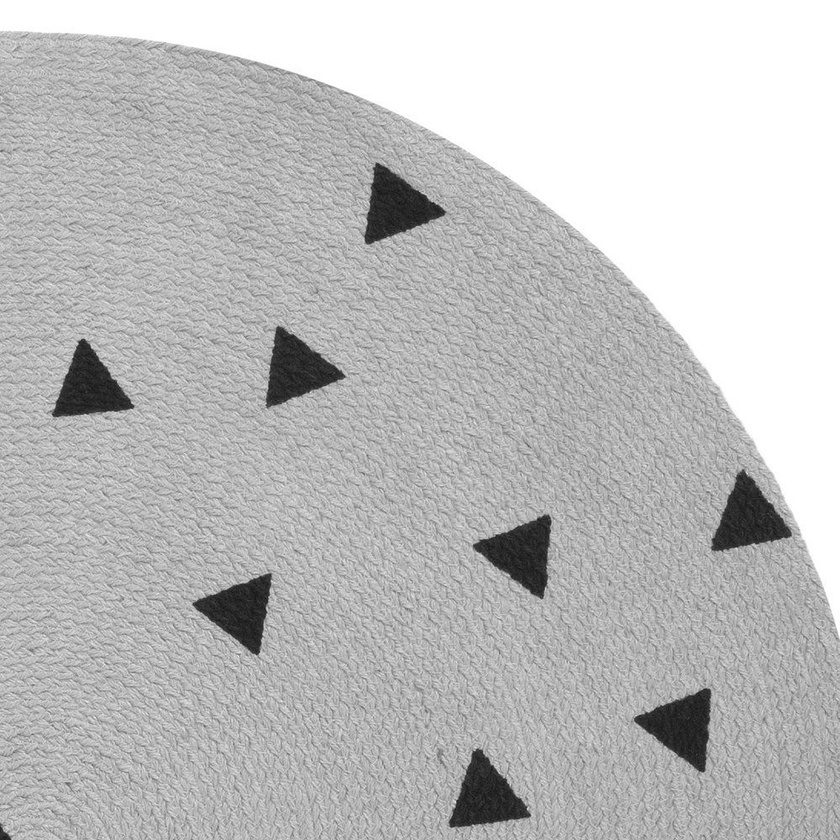
#> input picture Assignment1/Hough without GUI/Resources/image003.jpg, 840 x 840 px, shrunk from 1000 x 1000 before the run
$ python main.py   (older library calls are emulated)
#> lines starting #> are read from the running program, lines starting #| are printed output that depends on the picture; after the words box and inside, x2 and y2 are one past the last pixel; in counts of white or black regions, pixels touching at a corner belong together
import cv2
import numpy as np
import matplotlib.pyplot as plt
img = cv2.imread("Resources/image003.jpg")
#> img is the input picture: shape (840, 840, 3); min 17, max 255, mean 190.5

''' Edge Detection by Canny '''
shapes_grayscale = cv2.cvtColor(img, cv2.COLOR_RGB2GRAY)
imgBlur = cv2.GaussianBlur(shapes_grayscale, (5, 5), cv2.BORDER_DEFAULT)
low_threshold = 150
high_threshold = 240
imgCanny = cv2.Canny(imgBlur, low_threshold, high_threshold)
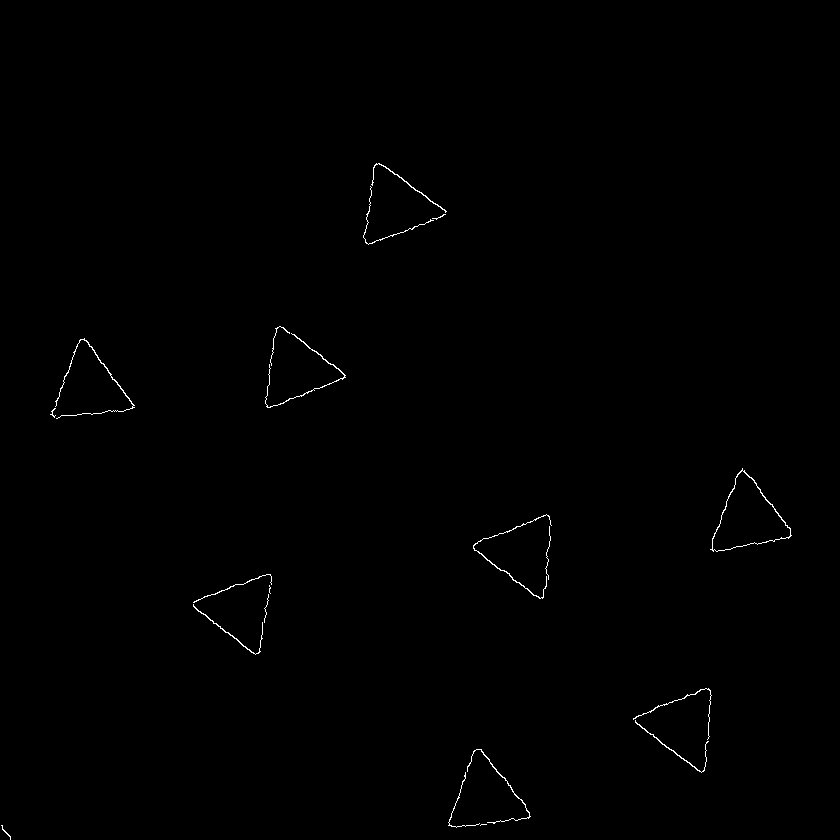
#> imgCanny: shape (840, 840); 0.34% white in thin lines or dots, all inside (x1, y1, x2, y2) = (1, 163, 792, 840)

''' Gradient Direction '''
dx = cv2.Sobel(imgCanny, cv2.CV_64F, 1, 0, ksize=3)
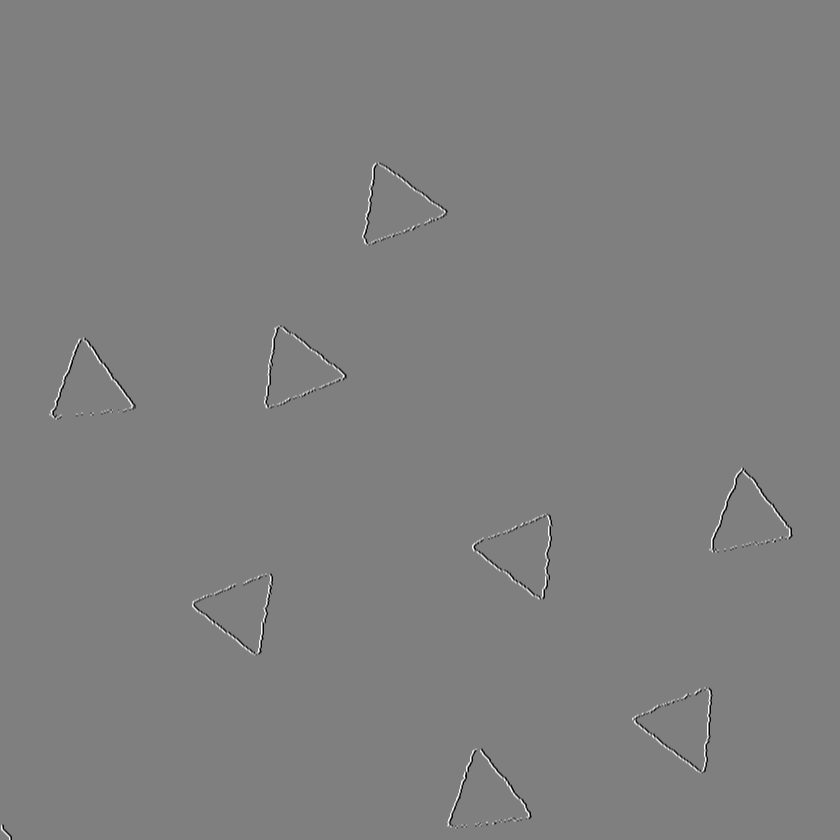
#> dx: shape (840, 840) float64; min -1020, max 1020, mean 0; drawn with min black and max white
dy = cv2.Sobel(imgCanny, cv2.CV_64F, 0, 1, ksize=3)
EdgeGradientDirection = dy
rows, cols = np.shape(dx)
#> rows = 840; cols = 840
for i in range(rows):
    for j in range(cols):
        if dx[i][j] == 0:
            dx[i][j] = 0.00000000000001
        EdgeGradientDirection[i][j] = np.arctan(dy[i][j] / dx[i][j])
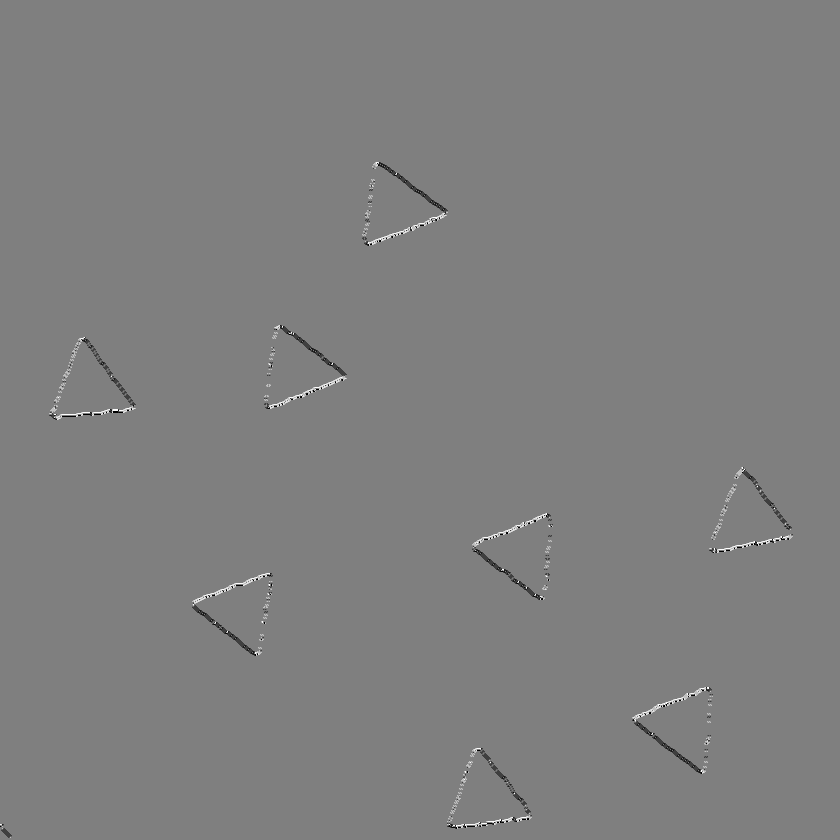
#> EdgeGradientDirection: shape (840, 840) float64; min -1.57, max 1.57, mean -0.000373; drawn with min black and max white

# [34 lines of commented-out code are left out]


max_val = -1000000000
min_val = 100000000

''' create the empty Hough Accumulator with dimensions equal to the size of rhos and thetas '''
Gradient_degrees = np.rad2deg(EdgeGradientDirection)
for i in range(EdgeGradientDirection.shape[0]):
    for j in range(EdgeGradientDirection.shape[1]):
        if imgCanny[i][j] == 255:
            if Gradient_degrees[i][j] > max_val:
                max_val = Gradient_degrees[i][j]
            if Gradient_degrees[i][j] < min_val:
                min_val = Gradient_degrees[i][j]
#> after the loop, max_val = 90; min_val = -90

# Theta 0 - 180 degree
# Calculate 'cos' and 'sin' value ahead to improve running time
theta = np.arange(round(min_val), round(max_val) + 1, 1)
#> theta = 181 values from -90 to 90
cos = np.cos(np.deg2rad(theta))
sin = np.sin(np.deg2rad(theta))
#> sin = 181 values from -1 to 1

# Generate a accumulator matrix to store the values
rho_range = round(np.sqrt(imgCanny.shape[0] ** 2 + imgCanny.shape[1] ** 2))
#> rho_range = 1188
accumulator = np.zeros((rho_range, len(theta)), dtype=np.uint64)


# Threshold to get edges pixel location (x,y)
edge_pixels = np.where(imgCanny == 255)
#> edge_pixels = 2432 positions, rows 163 to 839, columns 1 to 791
coordinates = list(zip(edge_pixels[0], edge_pixels[1]))
#> coordinates = 2432 pairs, first value 163 to 839, second value 1 to 791


# Calculate rho value for each edge location (x,y) with all the theta range
for p in range(len(coordinates)):
    for t in range(len(theta)):
        rho = round(coordinates[p][1] * cos[t] + coordinates[p][0] * sin[t])# + rho_range
        accumulator[rho, t] += 1  # Suppose add 1 only, Just want to get clear result
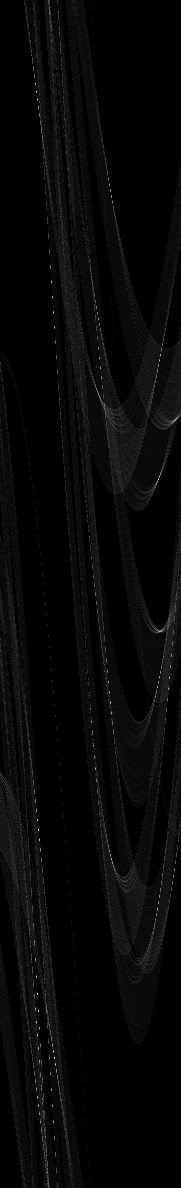
#> accumulator: shape (1188, 181) uint64; min 0, max 72, mean 2; drawn with min black and max white


# Threshold some high values then draw the line
edge_pixels = np.where(accumulator > 50)
#> edge_pixels = 36 positions, rows 91 to 1121, columns 36 to 169
coordinates = list(zip(edge_pixels[0], edge_pixels[1]))
#> coordinates = 36 pairs, first value 91 to 1121, second value 36 to 169
line_image = np.copy(img) * 0  # creating a blank to draw lines on
#> line_image: shape (840, 840, 3); every value is 0

# Use line equation to draw detected line on an original image
for i in range(len(coordinates)):
    a = np.cos(coordinates[i][1])
    b = np.sin(coordinates[i][0])
    x0 = a * coordinates[i][1]
    y0 = b * coordinates[i][0]
    scale = 10
    x1 = int(x0 + scale * (-b))
    y1 = int(y0 + scale * (a))
    x2 = int(x0 - scale * (-b))
    y2 = int(y0 - scale * (a))

    cv2.line(line_image, (x1, y1), (x2, y2), (0, 255, 0), 1)
#> this loop made 36 passes
#> (a, b, x0, y0, x1, y1, x2, y2) on passes 1 to 12: (-0.128, 0.106, -4.61, 9.64, -5, 8, -3, 10), (0.765, -0.999, 28.32, -98.92, 38, -91, 18, -106), (-0.999, 0.998, -109.9, 189.6, -119, 179, -99, 199), (-0.503, 0.94, -55.78, 184.1, -65, 179, -46, 189), (-0.163, 0.993, -8.48, 294.9, -18, 293, 1, 296), (-0.918, -0.832, -48.67, -259.5, -40, -268, -56, -250), (-0.976, -3.01e-05, -156.1, -0.0107, -156, -9, -156, 9), (-0.342, 0.959, -54.46, 345.2, -64, 341, -44, 348), (-0.342, -0.999, -54.46, -475.4, -44, -478, -64, -472), (0.606, 0.996, 95.67, 476.9, 85, 482, 105, 470), (-0.976, 0.444, -156.1, 280.2, -160, 270, -151, 289), (0.798, -1, 134.9, -676.9, 144, -668, 124, -684)
#> line_image: shape (840, 840, 3); mean B, G, R 0, 0, 0

# rho = 1  # distance resolution in pixels of the Hough grid
# theta = np.pi / 180  # angular resolution in radians of the Hough grid

# Draw the lines on the  image
lines_edges = cv2.addWeighted(img, 0.8, line_image, 1, 0)
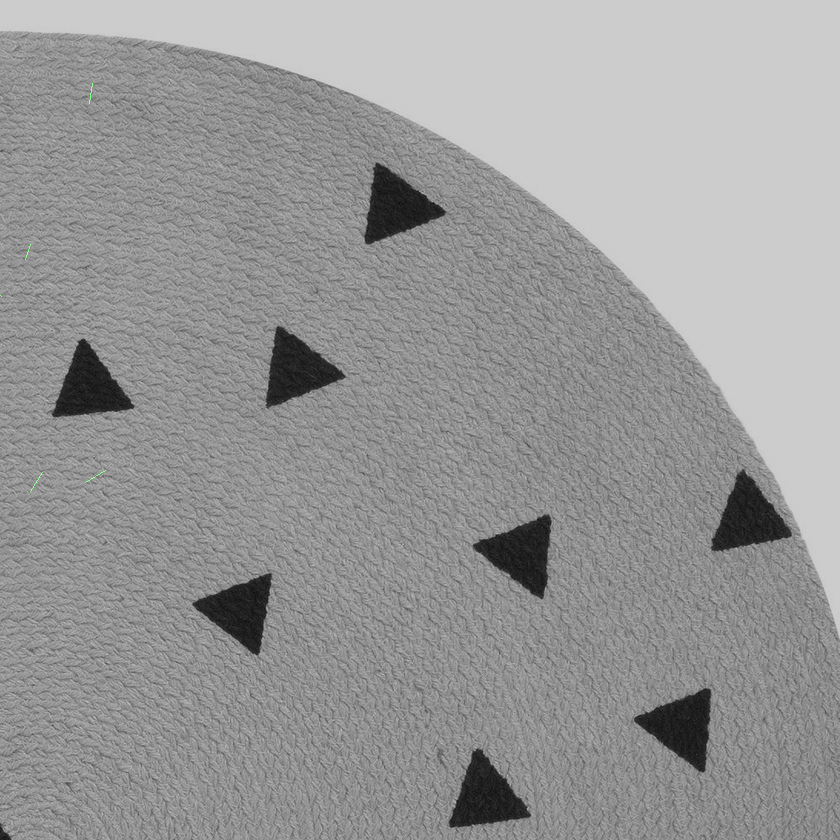
#> lines_edges: shape (840, 840, 3); mean B, G, R 152.4, 152.4, 152.4
#
cv2.imshow("check 1",lines_edges)
fig = plt.figure(figsize=(10, 10))
plt.imshow(accumulator, cmap='jet')
plt.xlabel('Theta Direction'), plt.ylabel('D Direction')
plt.tight_layout()
plt.show()
cv2.waitKey(0)
